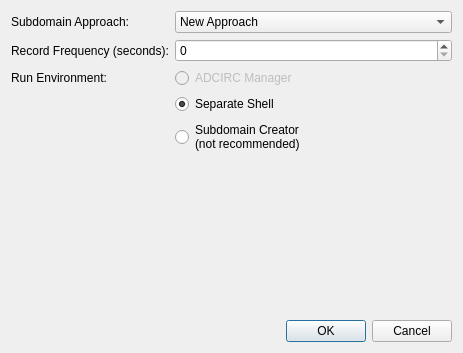
<?xml version="1.0" encoding="UTF-8"?>
<ui version="4.0">
 <class>FullDomainRunOptionsDialog</class>
 <widget class="QDialog" name="FullDomainRunOptionsDialog">
  <property name="geometry">
   <rect>
    <x>0</x>
    <y>0</y>
    <width>463</width>
    <height>353</height>
   </rect>
  </property>
  <property name="windowTitle">
   <string>Full Domain Run Options</string>
  </property>
  <layout class="QVBoxLayout" name="verticalLayout">
   <item>
    <layout class="QFormLayout" name="formLayout">
     <item row="0" column="0">
      <widget class="QLabel" name="label">
       <property name="text">
        <string>Subdomain Approach:</string>
       </property>
      </widget>
     </item>
     <item row="0" column="1">
      <widget class="QComboBox" name="subdomainMethodSpin">
       <item>
        <property name="text">
         <string>New Approach</string>
        </property>
       </item>
       <item>
        <property name="text">
         <string>Old Approach</string>
        </property>
       </item>
      </widget>
     </item>
     <item row="1" column="1">
      <widget class="QSpinBox" name="recordFrequency"/>
     </item>
     <item row="1" column="0">
      <widget class="QLabel" name="label_2">
       <property name="text">
        <string>Record Frequency (seconds):</string>
       </property>
      </widget>
     </item>
     <item row="2" column="0">
      <widget class="QLabel" name="label_3">
       <property name="text">
        <string>Run Environment:</string>
       </property>
      </widget>
     </item>
     <item row="2" column="1">
      <widget class="QRadioButton" name="runEnvironmentManager">
       <property name="enabled">
        <bool>false</bool>
       </property>
       <property name="text">
        <string>ADCIRC Manager</string>
       </property>
       <attribute name="buttonGroup">
        <string notr="true">runEnvironmentGroup</string>
       </attribute>
      </widget>
     </item>
     <item row="3" column="1">
      <widget class="QRadioButton" name="runEnvironmentShell">
       <property name="text">
        <string>Separate Shell</string>
       </property>
       <property name="checked">
        <bool>true</bool>
       </property>
       <attribute name="buttonGroup">
        <string notr="true">runEnvironmentGroup</string>
       </attribute>
      </widget>
     </item>
     <item row="4" column="1">
      <widget class="QRadioButton" name="runEnvironmentHere">
       <property name="text">
        <string>Subdomain Creator
(not recommended)</string>
       </property>
       <attribute name="buttonGroup">
        <string notr="true">runEnvironmentGroup</string>
       </attribute>
      </widget>
     </item>
    </layout>
   </item>
   <item>
    <widget class="QDialogButtonBox" name="buttonBox">
     <property name="orientation">
      <enum>Qt::Horizontal</enum>
     </property>
     <property name="standardButtons">
      <set>QDialogButtonBox::Cancel|QDialogButtonBox::Ok</set>
     </property>
    </widget>
   </item>
  </layout>
 </widget>
 <resources/>
 <connections>
  <connection>
   <sender>buttonBox</sender>
   <signal>accepted()</signal>
   <receiver>FullDomainRunOptionsDialog</receiver>
   <slot>accept()</slot>
   <hints>
    <hint type="sourcelabel">
     <x>248</x>
     <y>254</y>
    </hint>
    <hint type="destinationlabel">
     <x>157</x>
     <y>274</y>
    </hint>
   </hints>
  </connection>
  <connection>
   <sender>buttonBox</sender>
   <signal>rejected()</signal>
   <receiver>FullDomainRunOptionsDialog</receiver>
   <slot>reject()</slot>
   <hints>
    <hint type="sourcelabel">
     <x>316</x>
     <y>260</y>
    </hint>
    <hint type="destinationlabel">
     <x>286</x>
     <y>274</y>
    </hint>
   </hints>
  </connection>
 </connections>
 <buttongroups>
  <buttongroup name="runEnvironmentGroup"/>
 </buttongroups>
</ui>
